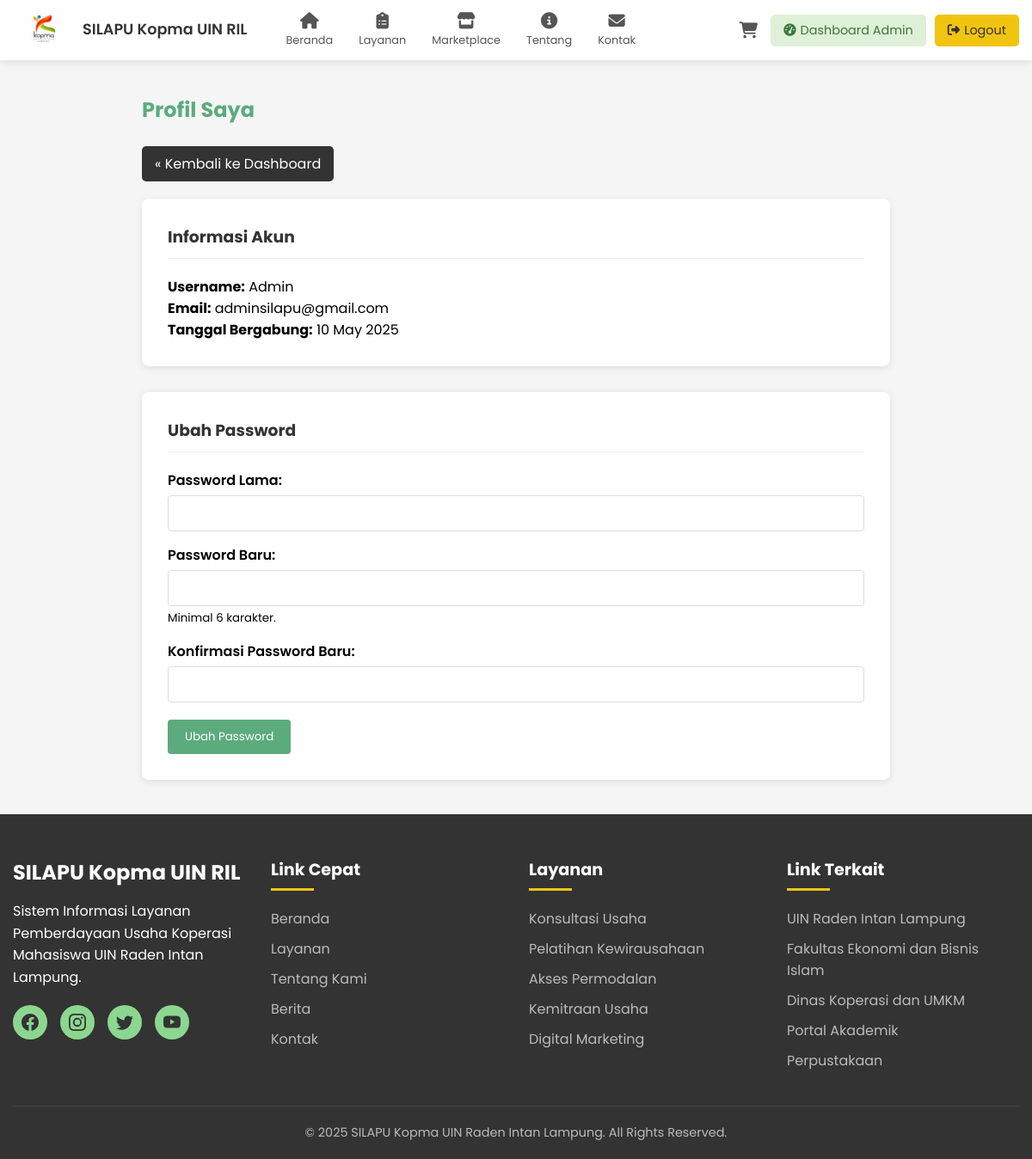
Page /user/profil_saya.php (signed in) on the committed database.
### tables this page shows
CREATE TABLE `users` (
  `id` int NOT NULL,
  `username` varchar(100) NOT NULL,
  `email` varchar(255) NOT NULL,
  `password` varchar(255) NOT NULL,
  `role` varchar(50) NOT NULL DEFAULT 'user',
  `created_at` timestamp NULL DEFAULT CURRENT_TIMESTAMP
);

### user/profil_saya.php (the view, shortened to what this page needs)
<?php
$pathPrefix = '../';
$pageTitle = "Profil Saya";
$user_id = $_SESSION['user_id'];
require $pathPrefix . 'config/db.php';
$user_data = null;
$stmt_user = $conn->prepare("SELECT username, email, created_at FROM users WHERE id = ?");
if ($stmt_user) {
    $stmt_user->bind_param("i", $user_id);
    $stmt_user->execute();
    $result_user = $stmt_user->get_result();
    if ($result_user->num_rows === 1) {
        $user_data = $result_user->fetch_assoc();
    }
} else {
    die("Error mengambil data pengguna: " . $conn->error);
}
include $pathPrefix . 'includes/header.php';
?>
<section class="profil-saya-section" style="padding: 40px 20px; background-color: var(--light-gray);">
    <div class="container" style="max-width: 900px;">
        <h2 class="section-title" style="color: var(--dark-green); text-shadow: none; margin-bottom: 25px; text-align:left;">
            <?php echo $pageTitle; ?>
        </h2>
        <a href="<?php echo $pathPrefix; ?>user/dashboard.php" style="display: inline-block; margin-bottom: 20px; text-decoration: none; background-color: var(--dark); color: white; padding: 8px 15px; border-radius: 5px;">« Kembali ke Dashboard</a>
        <?php if ($user_data): ?>
            <div style="background-color: var(--white); padding: 30px; border-radius: 8px; box-shadow: 0 2px 10px rgba(0,0,0,0.1); margin-bottom:30px;">
                <h3 style="margin-top:0; margin-bottom:20px; color:var(--dark); border-bottom:1px solid #eee; padding-bottom:10px;">Informasi Akun</h3>
                <p><strong>Username:</strong> <?php echo htmlspecialchars($user_data['username']); ?></p>
                <p><strong>Email:</strong> <?php echo htmlspecialchars($user_data['email']); ?></p>
                <p><strong>Tanggal Bergabung:</strong> <?php echo date('d F Y', strtotime($user_data['created_at'])); ?></p>
            </div>
            <div style="background-color: var(--white); padding: 30px; border-radius: 8px; box-shadow: 0 2px 10px rgba(0,0,0,0.1);">
                <h3 style="margin-top:0; margin-bottom:20px; color:var(--dark); border-bottom:1px solid #eee; padding-bottom:10px;">Ubah Password</h3>
                <form action="<?php echo $pathPrefix; ?>user/proses_ganti_password.php" method="POST">
                    <div class="form-group" style="margin-bottom: 15px;">
                        <label for="password_lama" style="display: block; margin-bottom: 5px; font-weight: 600;">Password Lama:</label>
                        <input type="password" name="password_lama" id="password_lama" required class="form-control" style="width:100%; padding:10px; border:1px solid #ddd; border-radius:4px;">
                    </div>
                    <div class="form-group" style="margin-bottom: 15px;">
                        <label for="password_baru" style="display: block; margin-bottom: 5px; font-weight: 600;">Password Baru:</label>
                        <input type="password" name="password_baru" id="password_baru" required class="form-control" style="width:100%; padding:10px; border:1px solid #ddd; border-radius:4px;">
                        <small>Minimal 6 karakter.</small>
                    </div>
                    <div class="form-group" style="margin-bottom: 20px;">
                        <label for="konfirmasi_password_baru" style="display: block; margin-bottom: 5px; font-weight: 600;">Konfirmasi Password Baru:</label>
                        <input type="password" name="konfirmasi_password_baru" id="konfirmasi_password_baru" required class="form-control" style="width:100%; padding:10px; border:1px solid #ddd; border-radius:4px;">
                    </div>
                    <button type="submit" name="submit_ganti_password" class="btn" style="background-color: var(--dark-green); color: white; padding: 10px 20px; border:none; border-radius:4px; cursor:pointer;">Ubah Password</button>
                </form>
            </div>
        <?php else: ?>
            <p class="message error">Gagal memuat data profil Anda.</p>
        <?php endif; ?>
    </div>
</section>
<?php
include $pathPrefix . 'includes/footer.php';
?>

### assets/css/style.css (style rules this page uses)
:root { --light-green: #8cd790; --dark-green: #5cab7d; --red: #e74c3c; --yellow: #f1c40f; --white: #ffffff; --dark: #333333; --light-gray: #f5f5f5; --hover-green: #7ac282; --shadow: 0 4px 12px rgba(0, 0, 0, 0.1); --transition: all 0.3s ease; }

### includes/header.php (style rules this page uses)
:root { --light-green: #8cd790; --dark-green: #5cab7d; --red: #e74c3c; --yellow: #f1c40f; --white: #ffffff; --dark: #333333; --light-gray: #f5f5f5; --hover-green: #7ac282; --shadow: 0 4px 12px rgba(0, 0, 0, 0.1); --transition: all 0.3s ease; }
* { margin: 0; padding: 0; box-sizing: border-box; font-family: 'Poppins', sans-serif; }
body { background-color: #f8f9fa; }
.container { width: 100%; max-width: 1300px; margin: 0 auto; padding: 0 15px; }

### rows in the picture
users: username "Admin", email "adminsilapu@gmail.com", created_at "10 May 2025"

### other values in the picture
$pageTitle "Profil Saya"
